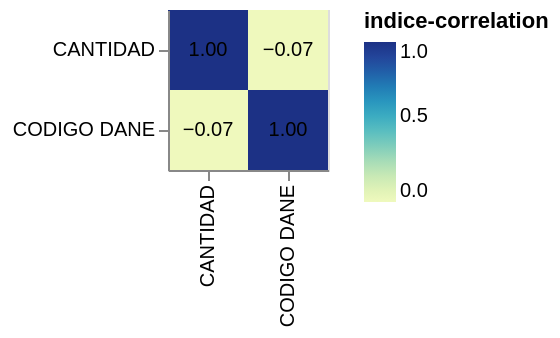

Notebook code for this chart:
### Code cell
chart = alt.Chart(correlation).mark_rect().encode(
    x=alt.X('variable1', title=None),
    y=alt.Y('variable2', title=None),
    # El color de cada casilla dependerá del índice de correlación hallado
    color=alt.Color('indice-correlation'),
).properties(
    # Establecemos el tamaño del gráfico
    width=alt.Step(40),
    height=alt.Step(40)
)

# Personalizamos el tamaño del texto de las casillas internas
chart += chart.mark_text(size=10).encode(
    # Establecemos el formato de la barra de temperatura
    text=alt.Text('indice-correlation', format=".2f"),
    color=alt.condition(
        "datum.correlation > 0.5",
        alt.value('white'),
        alt.value('black')
    )
)

# Desplegamos el gráfico
chart

### Figure 1 — Vega-Lite specification as saved in the notebook (floating-point values rounded to 4 significant figures)
{"config": {"view": {"continuousWidth": 400, "continuousHeight": 300}}, "layer": [{"mark": "rect", "encoding": {"color": {"field": "indice-correlation", "type": "quantitative"}, "x": {"field": "variable1", "title": null, "type": "nominal"}, "y": {"field": "variable2", "title": null, "type": "nominal"}}, "height": {"step": 40}, "width": {"step": 40}}, {"mark": {"type": "text", "size": 10}, "encoding": {"color": {"condition": {"value": "white", "test": "datum.correlation > 0.5"}, "value": "black"}, "text": {"field": "indice-correlation", "format": ".2f", "type": "quantitative"}, "x": {"field": "variable1", "title": null, "type": "nominal"}, "y": {"field": "variable2", "title": null, "type": "nominal"}}, "height": {"step": 40}, "width": {"step": 40}}], "data": {"name": "data-b58ca9585c43b206f87600bc5ed05c61"}, "$schema": "https://vega.github.io/schema/vega-lite/v4.17.0.json", "datasets": {"data-b58ca9585c43b206f87600bc5ed05c61": [{"variable1": "CODIGO DANE", "variable2": "CODIGO DANE", "indice-correlation": 1.0}, {"variable1": "CANTIDAD", "variable2": "CODIGO DANE", "indice-correlation": -0.07494}, {"variable1": "CODIGO DANE", "variable2": "CANTIDAD", "indice-correlation": -0.07494}, {"variable1": "CANTIDAD", "variable2": "CANTIDAD", "indice-correlation": 1.0}]}}
